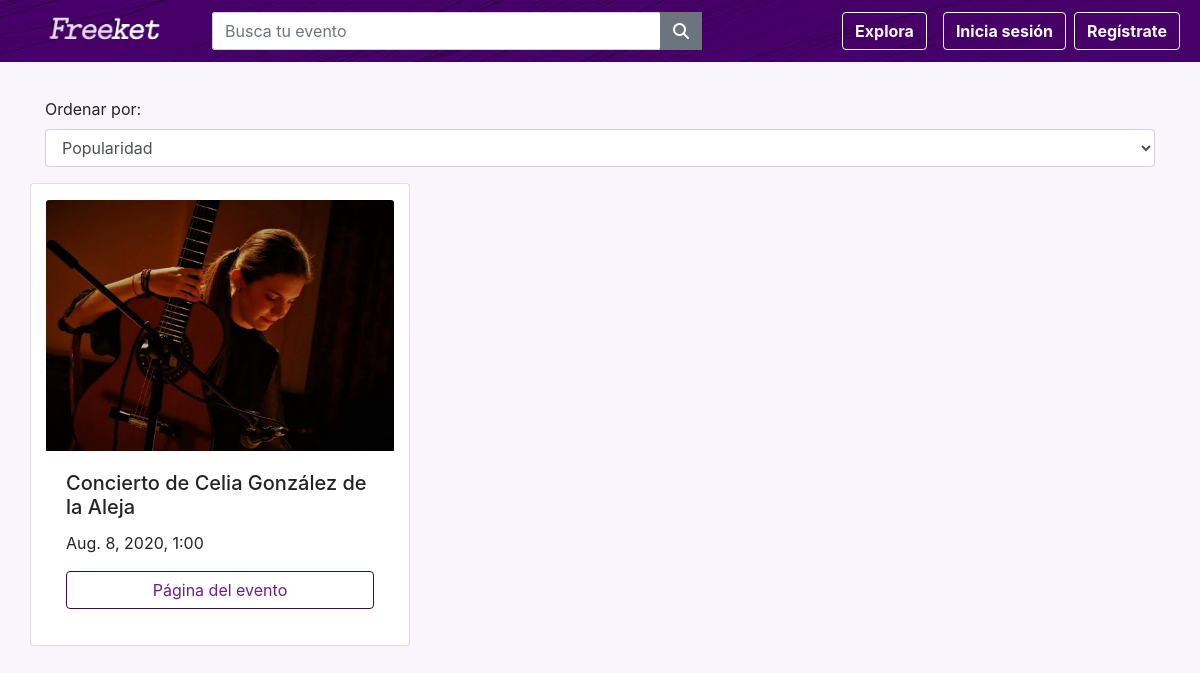
The app's page /eventos/, older data.
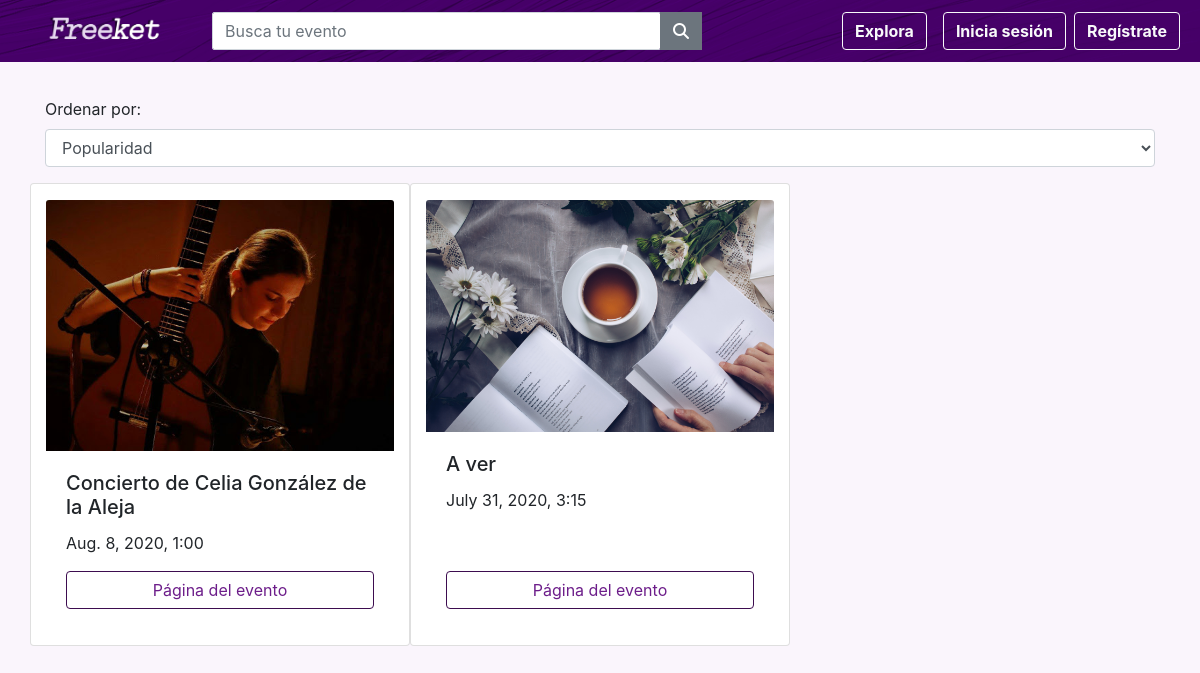
The same page, newer data.
### freeketapp/models.py (models this page shows)
class Evento(models.Model):
    id = models.UUIDField(null=False, primary_key=True, default=uuid.uuid4)
    titulo = models.CharField(max_length=50)
    descripcion = models.CharField(max_length=20000, default="")
    url_id = models.CharField(max_length=100, default='default')
    fecha = models.DateField()
    hora = models.CharField(max_length=5)
    numero_entradas_inicial = models.IntegerField(default=1)
    numero_entradas_actual = models.IntegerField(default=1)
    max_entradas_user = models.IntegerField()
    ciudad = models.CharField(max_length=50, default='')
    direccion = models.CharField(max_length=100, default='')
    cpostal = models.CharField(max_length=20, default='')
    key = models.CharField(max_length=100, default='default')
    organizador = models.ForeignKey(Organizador, on_delete=models.CASCADE, default=1)
    fecha_creacion = models.DateField(default=date.today())
    visitas = models.IntegerField(default=0)
    img = models.ImageField(upload_to='m', blank=True)
    objects = models.Manager()

### freeketapp/views/busqueda_catalogo.py (the view)
# urls.py: path('eventos/', views.eventos, name='eventos'),
def eventos(request):
    context = {}
    if request.user.is_authenticated:
        context = get_context(request)
    else:
        context['islogged'] = 'n'
    evs = Evento.objects.all()
    titulo = request.GET.get("titulo")
    if titulo is not None:
        evs = Evento.objects.filter(titulo__icontains=titulo,
                                    fecha__gte=strftime("%Y-%m-%d", localtime(time()))).order_by('-visitas')[:7]
    context['evs'] = evs
    if request.is_ajax():
        for i in range(len(evs)):
            evs[i].key = ""
            evs[i].organizador.id = ""
            evs[i].visitas = ""
            evs[i].numero_entradas_inicial = ""
            evs[i].numero_entradas_actual = ""
            evs[i].id = ""
        data = serializers.serialize('json', evs)
        return HttpResponse(data, content_type="application/json")
    else:
        eventos = Evento.objects.order_by('-visitas')
        eventos = eventos.filter(fecha__gte=strftime("%Y-%m-%d", localtime(time())))
        context['mode'] = 'pop'
        if request.method == 'POST':
            ordenado = request.POST.get('ordenado')
            if ordenado == '0':
                eventos = eventos.order_by('-fecha_creacion')
                print(eventos)
                context['mode'] = 'fecha'
        n = 3
        eventos_total = [eventos[i * n:(i + 1) * n] for i in range((len(eventos) + n - 1) // n)]
        context['eventos_total'] = eventos_total
        if len(eventos) == 0:
            context['eventos_total'] = None
    return render(request, "freeketapp/eventos.html", context)

### freeketapp/templates/freeketapp/eventos.html (shortened to what this page needs)
{% extends "freeketapp/base.html" %}
{% block contenido %}
{% if eventos_total is not None %}
    <div id ="jumboBusqueda">
        <div class="container contBus">
            <div class="form-group">
                <form action={% url 'eventos' %} method="post">
                <label for="ordenador">Ordenar por:</label>
                <select class="form-control" id="ordenador" name="ordenado" onchange="this.form.submit()">
                    {% if mode == 'pop' %}
                    <option class="active" value="1">Popularidad</option>
                    {% else %}
                    <option class="active" value="0">Novedades</option>
                    <option value="1">Popularidad</option>
                    {% endif %}
                </select>
                </form>
            </div>
            {% for eventos in eventos_total %}
            <div class="row">
            {% for evento in eventos %}
            <div class="card col-md-4 py-3 " style="width: 100%">
                <img class="card-img-top" src="{{ evento.img.url }}" alt="Card image cap">
                <div class="card-body d-flex flex-column">
                  <h5 class="card-title">{{ evento.titulo }}</h5>
                  <p class="card-text">{{ evento.fecha }}, {{ evento.hora }}</p>
                  <a href="/evento/{{ evento.url_id }}" class="btn btn-outline-light btnOrg mt-auto stretched-link" >Página del evento</a>
                </div>
              </div>
            {% endfor %}
            </div>
            {% endfor %}
        </div>
    </div>
{% else %}
<div class = "container contGestEvs">
    <h1>Tu búsqueda no ha producido ningún resultado</h1>
</div>
{% endif %}
{% endblock %}

Row changes from the older to the newer data that the page shows:
added Evento: img (placeholder picture), titulo "A ver", fecha "July 31, 2020", hora "3:15"
